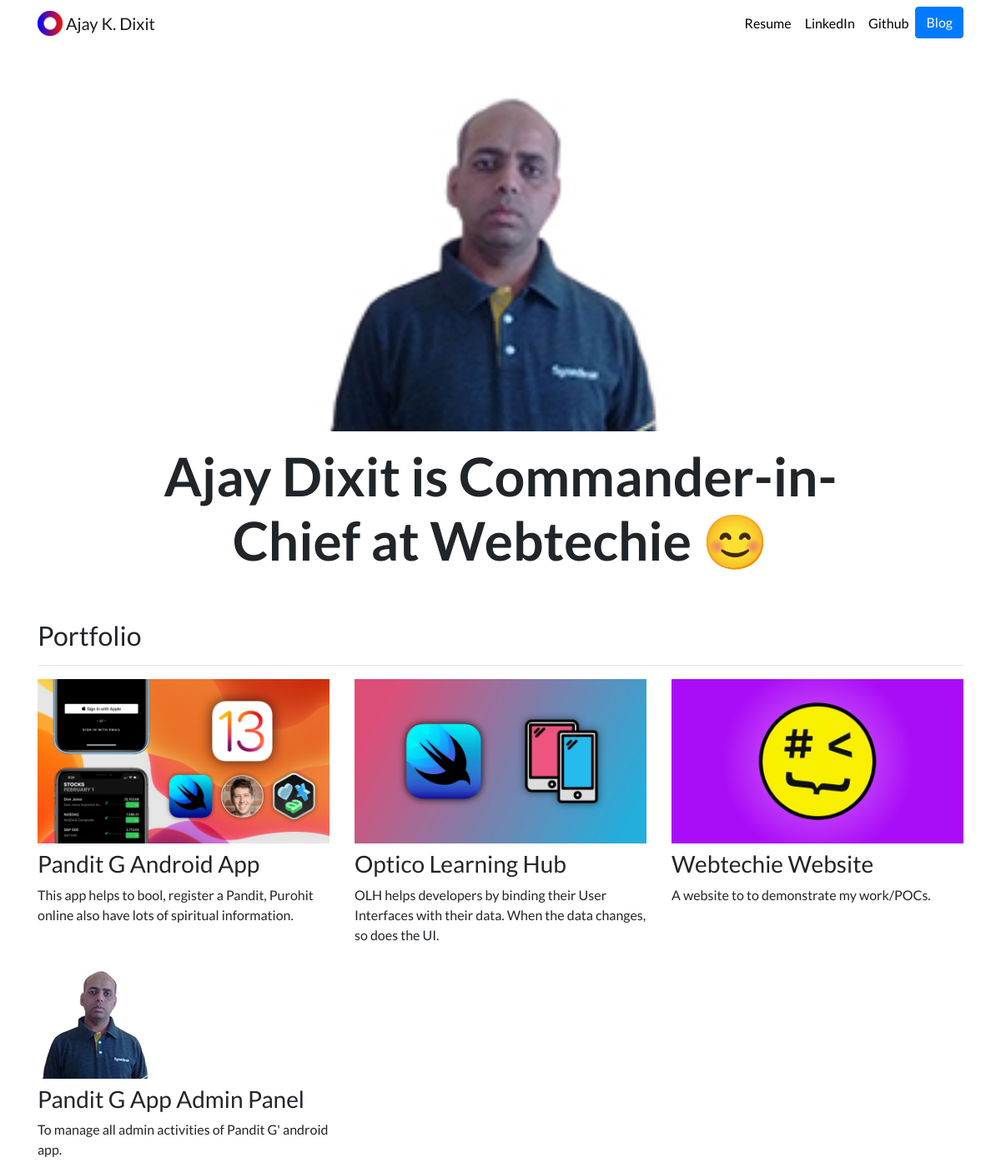
The page / on the database its author committed.
### portfolio/models.py (models this page shows, shortened)
class Project(models.Model):
    title = models.CharField(max_length=100)
    description = models.CharField(max_length=250)
    image = models.ImageField(upload_to='portfolio/images/')
    url = models.URLField(blank=True)

### portfolio/views.py (the view)
# urls.py: 2. Add a URL to urlpatterns:  path('', views.home, name='home')
def home(request):
    projects = Project.objects.all()
    return render(request, 'portfolio/home.html', {'projects':projects})

### portfolio/templates/portfolio/home.html
{% extends "portfolio/base.html" %}
{% load static %}
{% block content %}
<div class="row justify-content-center my-3">
  <div class="col-5">
    <img src="{% static 'portfolio/ajay_profile_pc.jpg' %}" class="img-fluid" width="1000">
  </div>
</div>
<div class="row justify-content-center mb-3">
  <div class="col-md-9 text-center">
    <h1 id="hometext" class="font-weight-bold">Ajay Dixit is Commander-in-Chief at Webtechie 😊</h1>
  </div>
</div>
<h2 class="mt-5">Portfolio</h2>
<hr>
<div class="row">
  {% for project in projects %}
  <div class="col-lg-4 col-md-6">
    {% if project.url %}
    <a href="{{ project.url }}">
      <img src="{{ project.image.url }}" class="img-fluid mb-2">
    </a>
    {% else %}
    <img src="{{ project.image.url }}" class="img-fluid mb-2">
    {% endif %}
    <h3>{{ project.title }}</h3>
    <p>{{ project.description }}</p>
  </div>
  {% endfor %}
</div>
{% endblock %}

### portfolio/templates/portfolio/base.html (shortened to what this page needs)
{% load static %}
<!doctype html>
<html lang="en">
<head>
  <link rel="stylesheet" href="https://stackpath.bootstrapcdn.com/bootstrap/4.4.1/css/bootstrap.min.css">
  <link rel="stylesheet" href="{% static "portfolio/custom.css" %}">
</head>
<body>
  <nav id="topNav" class="navbar navbar-expand-md navbar-light">
    <div class="container">
      <a class="navbar-brand" href="{% url 'home' %}">
        <img src="{% static "portfolio/Logo.png" %}" width="30" height="30" class="d-inline-block align-top" alt="Nick's Logo">
        <span>Ajay K. Dixit</span>
      </a>
      <div class="collapse navbar-collapse text-center" id="navbarNav">
        <ul class="navbar-nav ml-auto">
          <li class="nav-item">
           <a class="nav-link" href="https://www.webtechie.tech/images/Ajay_Kumar_Dixit_Tech_Lead_UI.pdf" target="_blank">Resume</a>
          </li>
          <li class="nav-item">
            <a class="nav-link" href="https://www.linkedin.com/in/ajay-kumar-dixit-1482b819/" target="_blank">LinkedIn</a>
          </li>
          <li class="nav-item">
            <a class="nav-link" href="https://github.com/ajaydixit81" target="_blank">Github</a>
          </li>
          <li>
            <a role="button" href="{% url 'blog:all_blogs' %}" class="btn btn-primary">Blog</a>
          </li>
        </ul>
      </div>
    </div>
  </nav>
  <div class="container">
    {% block content %}{% endblock %}
  </div>
</body>
</html>

### portfolio/static/portfolio/custom.css (style rules this page uses)
.navbar-nav .nav-link { color: rgba(0,0,0,1) !important; }
body { font-family: 'Lato', sans-serif; }
@media (min-width: 992px) { #hometext { font-size: 4rem; } }

### rows shown on the page
Project: image (picture), title "Pandit G Android App", description "This app helps to bool, register a Pandit, Purohit online also have lots of spiritual information."
Project: image (picture), title "Optico Learning Hub", description "OLH helps developers by binding their User Interfaces with their data. When the data changes, so does the UI."
Project: image (picture), title "Webtechie Website", description "A website to to demonstrate my work/POCs."
Project: image (picture), title "Pandit G App Admin Panel", description "To manage all admin activities of Pandit G' android app."
